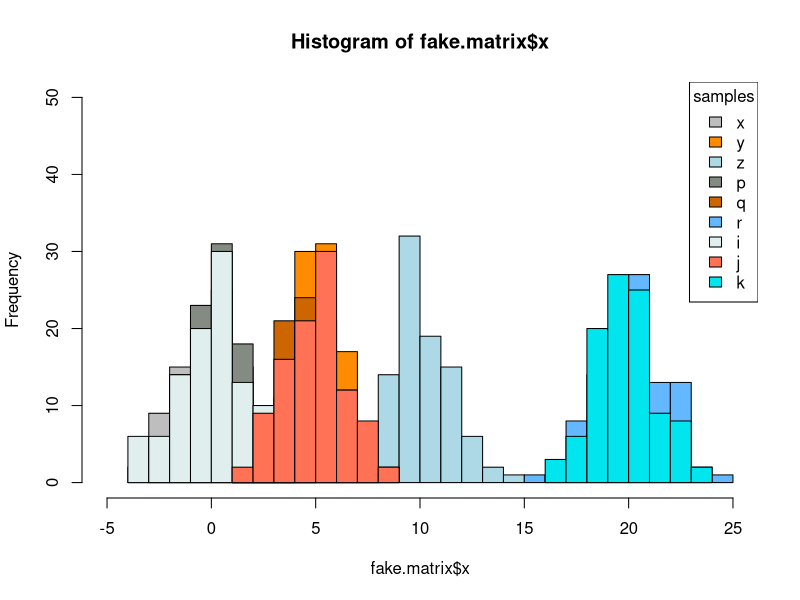

This chart was generated by the following R code: (Note: this script raises an error after producing the figure.)
## k-means clustering 
## 22-04-20 AP

#### Assign data, fake example below ####
## want to maximize between.ss and minimize within.ss, so let's look at the ratio of (between.ss)/(total.ss). This should approach 1 as number of clusters approaches the sample size of the data.
## first make some data you know clusters to test this. These are means and sd for a Normal distribution, randomly chosen values for each "sample", defined as x,y,z,p,q,r,i,j,k. Play around with the means and sd to see how the distributions overlap and how this affects the clusters.
mean1 <- 0
mean2 <- 5
mean3 <- 10
sd1 <- 1.5
sd2 <- 1.5
sd3 <- 1.5
fake.matrix <- data.frame(x = rnorm(100, mean=mean1, sd=sd1), y= rnorm(100, mean=mean2, sd=sd2), z =rnorm(100, mean=mean3, sd=sd3), p = rnorm(100, mean = mean1, sd=sd1), q = rnorm(100, mean=mean2, sd=sd2), r = rnorm(100,mean=20, sd=sd3), i = rnorm(100, mean=mean1, sd=sd1), j= rnorm(100, mean=mean2, sd=sd2), k =rnorm(100, mean=20, sd=sd3))

## just looking at this data, you should see that the means of x and p are very close, means of y and q are close, and means of z and r are close. In theory, we should see ~3 clusters.
## just a quick sanity check to see what this data looks like. I suggest running one line at a time to see the graphs pile up.
hist(fake.matrix$x, col='gray', xlim=c(-5, 25), ylim=c(0,50), alpha=0.5)
hist(fake.matrix$y, col='darkorange', add=TRUE, alpha=0.5)
hist(fake.matrix$z, col='lightblue',add=T, alpha=0.5)
hist(fake.matrix$p, col='honeydew4',add=T, alpha=0.5)
hist(fake.matrix$q, col='darkorange3',add=T, alpha=0.5)
hist(fake.matrix$r, col='steelblue1',add=T, alpha=0.5)
hist(fake.matrix$i, col='azure2', add=T, alpha=0.5)
hist(fake.matrix$j, col='coral1', add=TRUE, alpha=0.5)
hist(fake.matrix$k, col='turquoise2',add=T, alpha=0.5)
#add legend
legend('topright', c('x', 'y', 'z','p','q','r','i','j','k'), fill=c('gray', 'darkorange','lightblue','honeydew4','darkorange3','steelblue1','azure2', 'coral1','turquoise2'), title='samples')

## how many clusters for this fake dataset? Arbitrary starting point. 3 because did 3 different rnorms.
my.clusters <- 3
## assign your data
## data has to be transposed? depends. see here: https://www.biostars.org/p/406259/
## The function kmeans clusters the ROWS. So if you need to tanspose your dataset, can do:
## This transposed step will cluster the "samples", x, y, z, p, q, r. BUT you must change the max number of clusters, otherwise the script will poop out when you have # clusters > # samples. 
k.means.dat <- t(fake.matrix)
# k.means.dat <- fake.matrix
## make new df for kmeans only, if don't have matrix of log.fold.changes/averages. Don't want k-means on the replicates...too messy. Do "profiles" or averages of replicates.
# k.means.dat <- t(fake.matrix)

#### Make a ratio(between.ss/total.ss) vs. # of clutsers graph ####
## this function takes your number of clusters set and runs k-means clustering for 10,000 iterations. It returns the ratio of (k$betweens/k$totss), as we mentioned above. This value will NOT be the same each time you run the clustering algorithm because it picks randomly 3 initial points.

k.means.opt <- function(my.clusters) {
  k <- kmeans(k.means.dat, centers=my.clusters, iter.max = 10000)
  return(k$betweenss/k$totss)
}
## how long does it take?
t0 <- Sys.time()
k.means.opt(my.clusters)
t <- Sys.time()
t-t0

## now that we have this function that returns the between.ss/tot.ss ratio, we can replicate that 1000 times for each cluster number and plot. As we increase the number of clusters, of course more variability will be explained. However, it's a log drop off, so you do want to qualitatively pick which number of clusters where, beyond that cluster number, the small increment of additional (between.ss) is not worth adding another cluster. 
## set the cluster maximum, probably no more than 20... Consider what you are clustering! 20,000 genes? or 6 or 18 samples? have to change it such that # clusters is not > # things to cluster.
cluster.max <- 9
## make empty list to put the data
k.means.opt.list <- vector("list", length=cluster.max) 
## replicate function where, for each cluster from 1:cluster.max, replicates 1000 times and returns the (between.ss/tot.ss) ratio. Each of the [[elements]] of the list is 1000 ratios for each number of clusters. Also I want to time this step.

## this takes 1 second on your desktop.
t0 <- Sys.time()
for (i in 1:cluster.max) {
  k.means.opt.list[[i]] <- replicate(1000, k.means.opt(i))
}
## now make a graph of all these replicates
## assign your x axis, number of clusters
clusters.x <- c(1:cluster.max)
## unlist your k.means.opt.list object to extract Ratio.BSS.TSS. Take the maximum Ratio.BSS.TSS of each 1000 kmeans replicates for each clutser, i (in this case, 1000 kmeans replicates for each cluster from 1 cluster (should be 0%) to 20 clusters (should be close to 100%)). If the number of clusters = number of data points, the "Ratio" will be undefined, which will show on the graph as 0% even though it's undefined.
k.means.data <- data.frame(Number.of.clusters= clusters.x, Ratio.BSS.TSS=unlist(lapply(k.means.opt.list, max)))
## now plot these two things
g.kmeans.opt <- ggplot(data = k.means.data, aes(x = Number.of.clusters, y = Ratio.BSS.TSS)) +
  geom_point() +
  theme_light()
g.kmeans.opt
t1 <- Sys.time()
t1-t0


#### Make a quantitative-based decision about number of clusters ####
k.centers <- 3
##looks so much better with outliers removed. Much more "loggy"
set.seed(22)
k.lumos <- kmeans(k.means.dat, centers=k.centers, iter.max = 10000)
k.lumos$betweenss/k.lumos$totss
## 93.6%! Seems crazy. Feel free to play around with the fake.matrix to see how changing the data will show a drop in the clustering. Again, the samples are clustering into 3 clear groups. Be careful to ask if you are clustering genes or samples. Kmeans is almost never this clean. 